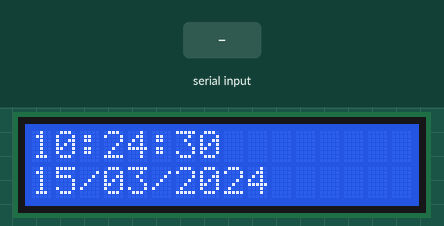
The sketch below on a simulated Arduino Uno, built with avr-gcc and run on an emulated ATmega328P. Parts: 16×2 character LCD. The inputs (shaded band) are chosen by the test bench. The local clock reads 2024-03-15 10:24:30 at power-on unless the sketch sets it.

Above: at 0.1 s.
At 1.2 s:
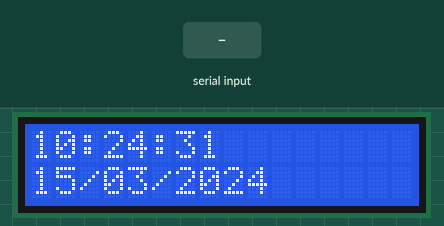
1.3 s: byte 10 ('\n') received over Serial
At 2.8 s:
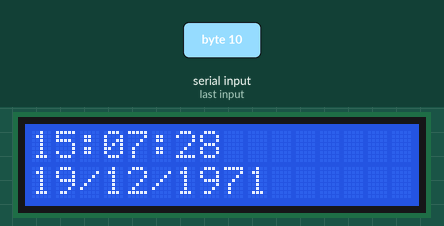
Timing chart, 0 to 4.3 s (numbered marks = the images above; inputs shaded):
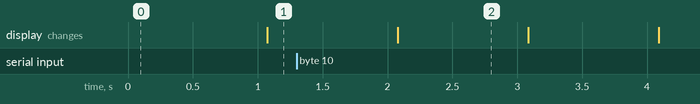

The sketch:

Lesson_26_Listing_26_2.ino
```cpp
// подключение библиотек для RTC
#include <Wire.h>
#include <Time.h>
#include <DS1307RTC.h>
// подключение библиотеки для lcd
#include <LiquidCrystal.h>
// инициализация с указанием контактов подключения
LiquidCrystal lcd(9, 8, 7, 6, 5, 4);
// строка, собираемая из данных, приходящих в последовательный порт
String inputString = "";
boolean stringComplete = false; // флаг комплектности строки
void setup()
{
Serial.begin(9600); // запустить последовательный порт
lcd.begin(16, 2); // установить размерность дисплея
}
void loop()
{
tmElements_t tm;
// ожидание конца строки для анализа поступившего запроса:
if (stringComplete)
{
tm.Day=(int(inputString[0])-48)*10+(int(inputString[1])-48);
tm.Month=(int(inputString[3])-48)*10+(int(inputString[4])-48);
tm.Year=CalendarYrToTm((int(inputString[6])-
48)*1000+(int(inputString[7])-48)*100+
(int(inputString[8])-48)*10+(int(inputString[9])-48));
tm.Hour=(int(inputString[11])-48)*10+(int(inputString[12])-48);
tm.Minute=(int(inputString[14])-48)*10+(int(inputString[15])-48);
tm.Second=(int(inputString[17])-48)*10+(int(inputString[18])-48);
RTC.write(tm); // записать время в RTC
// очистить строку
inputString = "";
stringComplete = false;
}
if (RTC.read(tm))
{
print2digits(tm.Hour,0,0);
lcd.print(":");
print2digits(tm.Minute,3,0);
lcd.print(":");
print2digits(tm.Second,6,0);
print2digits(tm.Day,0,1);
lcd.print("/");
print2digits(tm.Month,3,1);
lcd.print("/");
lcd.print(tmYearToCalendar(tm.Year));
}
else
{
if (RTC.chipPresent())
{
lcd.clear();
lcd.setCursor(0, 0);
lcd.print("DS1307 is stopped");
}
else
{
lcd.clear();
lcd.setCursor(0, 0);
lcd.print("DS1307 read error");
}
delay(9000);
}
delay(1000);
}
// процедура вывода на дисплей с добавлением до двух цифр
void print2digits(int number,int col, int str)
{
lcd.setCursor(col, str);
if (number >= 0 && number < 10)
{lcd.print("0");}
lcd.print(number);
}
// получение данных по последовательному порту
void serialEvent()
{
while (Serial.available())
{ // получить очередной байт:
char inChar = (char)Serial.read();
// добавить в строку
inputString += inChar;
// /n - конец передачи
if (inChar == '\n')
{stringComplete = true;}
}
}
```
